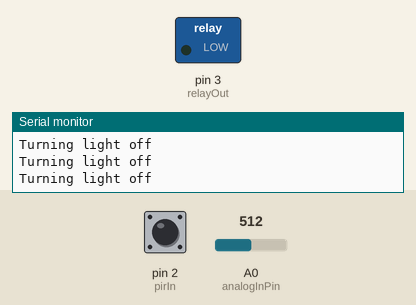
A sketch run on a simulated Arduino Uno, built with avr-gcc and run on an emulated ATmega328P. Parts: switched loads named in the sketch (green lamp = pin HIGH), the last lines printed to the serial monitor. Dashed ring = blinking. The test bench sets the inputs (shaded band); at power-on: pin 2 (pirIn) LOW, A0 (analogInPin) = 512.

Above: at 1.2 s.
1.3 s: pin 2 (pirIn) driven HIGH
At 1.7 s:
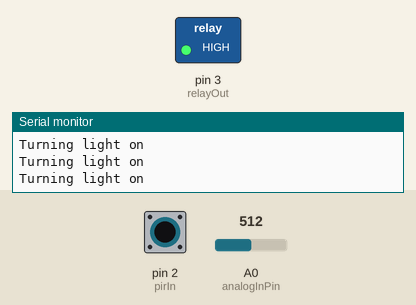
2.8 s: A0 (analogInPin) set to 122
4.3 s: A0 (analogInPin) set to 99
At 5.0 s:
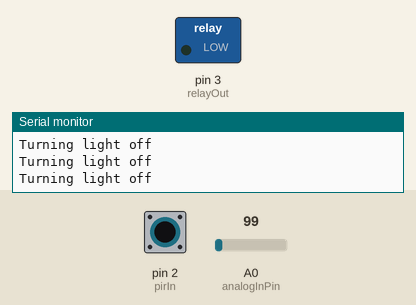
7.3 s: A0 (analogInPin) set to 120
At 8.5 s:
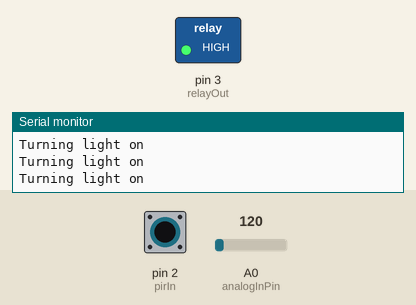
8.8 s: pin 2 (pirIn) driven LOW
At 9.7 s:
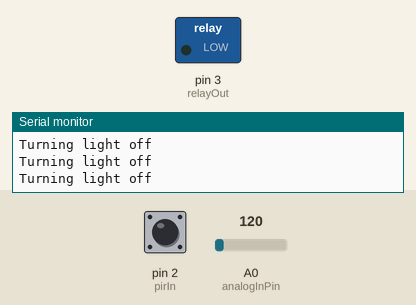
11.8 s: pin 2 (pirIn) pulsed HIGH 2 times (0.12 s each, 0.3 s apart)
At 12.19 s:
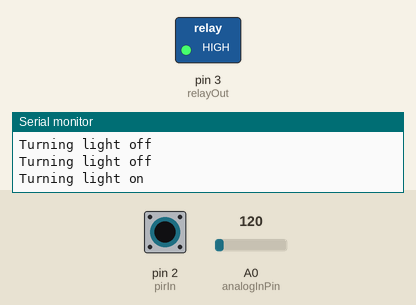
Timing chart, 0 to 14.8 s (numbered marks = the images above; inputs shaded):
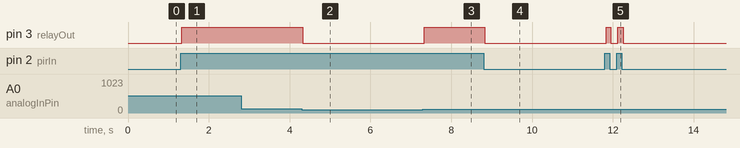

The sketch:

ledStrip.ino
```cpp
/*
  12V LED Light Strip Controller
  Andrew Munt 12/5/21
  This script is used to automate an LED strip attatched to a hallway ceiling
  A photoresistor is attached to the A0 pin of an Arduino to detect for darkness
  and a PIR motion detector is used to detect human movement to turn the light on
  when someone approaches in the dark
*/

// These constants won't change. They're used to give names to the pins used:
const int analogInPin = A0;  // Analog input pin for the LDR
const int photoThresh = 110;	// Threshold hold for darkness

// Pin declerations
const int relayOut = 3;
const int pirIn = 2;
bool pirVal = 0;

int photoVal = 0;        // value read from the pot

void setup() {
	// initialize serial communications at 9600 bps:
	Serial.begin(9600);
	pinMode(relayOut, OUTPUT);
	pinMode(pirIn, INPUT);
	pinMode(analogInPin, INPUT);
}

void loop() {
	// Read the LDR and motion detector inputs
	photoVal = analogRead(analogInPin);
	pirVal = digitalRead(pirIn);

	// Turn on the light strip if motion is detected and it is dark
	if((photoVal > photoThresh) && pirVal)
	{
		Serial.println("Turning light on");
		digitalWrite(relayOut, HIGH);
	}
	else
	{
		Serial.println("Turning light off");
		digitalWrite(relayOut, LOW);
	}
}
```

Measured:
- the behaviour switches between 111 and 110 on A0 (analogInPin) (found by bisection; images 1 and 2)
- after the input at 1.3 s, pin 3 (relayOut): LOW → HIGH at once
- after the input at 4.3 s, pin 3 (relayOut): HIGH → LOW at once
- after the input at 7.3 s, pin 3 (relayOut): LOW → HIGH at once
- after the input at 8.8 s, pin 3 (relayOut): HIGH → LOW at once
- after the input at 11.8 s, pin 3 (relayOut): alternates HIGH for 0.12 s and LOW for 0.18 s, 4 changes in all, then stays LOW, starting at once
